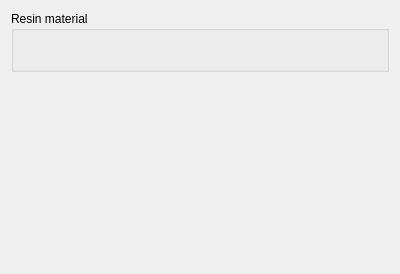
<?xml version="1.0" encoding="UTF-8"?>
<ui version="4.0">
 <class>CompositeLaminate</class>
 <widget class="QWidget" name="CompositeLaminate">
  <property name="geometry">
   <rect>
    <x>0</x>
    <y>0</y>
    <width>400</width>
    <height>274</height>
   </rect>
  </property>
  <property name="windowTitle">
   <string>Composite Laminate</string>
  </property>
  <property name="layoutDirection">
   <enum>Qt::LeftToRight</enum>
  </property>
  <layout class="QVBoxLayout" name="verticalLayout">
   <item>
    <widget class="QGroupBox" name="groupBox_desc">
     <property name="maximumSize">
      <size>
       <width>16777215</width>
       <height>1677215</height>
      </size>
     </property>
     <property name="title">
      <string>Resin material</string>
     </property>
     <layout class="QVBoxLayout" name="verticalLayout_5">
      <item>
       <layout class="QGridLayout" name="gridLayout_3">
        <item row="0" column="0">
         <widget class="MatGui::MaterialTreeWidget" name="wgt_resin_material_tree" native="true"/>
        </item>
        <item row="1" column="0">
         <widget class="QLabel" name="lbl_resin_material_descr">
          <property name="text">
           <string/>
          </property>
          <property name="wordWrap">
           <bool>true</bool>
          </property>
         </widget>
        </item>
       </layout>
      </item>
     </layout>
    </widget>
   </item>
   <item>
    <spacer name="verticalSpacer_2">
     <property name="orientation">
      <enum>Qt::Vertical</enum>
     </property>
     <property name="sizeHint" stdset="0">
      <size>
       <width>20</width>
       <height>40</height>
      </size>
     </property>
    </spacer>
   </item>
  </layout>
 </widget>
 <customwidgets>
  <customwidget>
   <class>MatGui::MaterialTreeWidget</class>
   <extends>QWidget</extends>
   <header>Mod/Material/Gui/MaterialTreeWidget.h</header>
  </customwidget>
 </customwidgets>
 <resources/>
 <connections/>
</ui>
